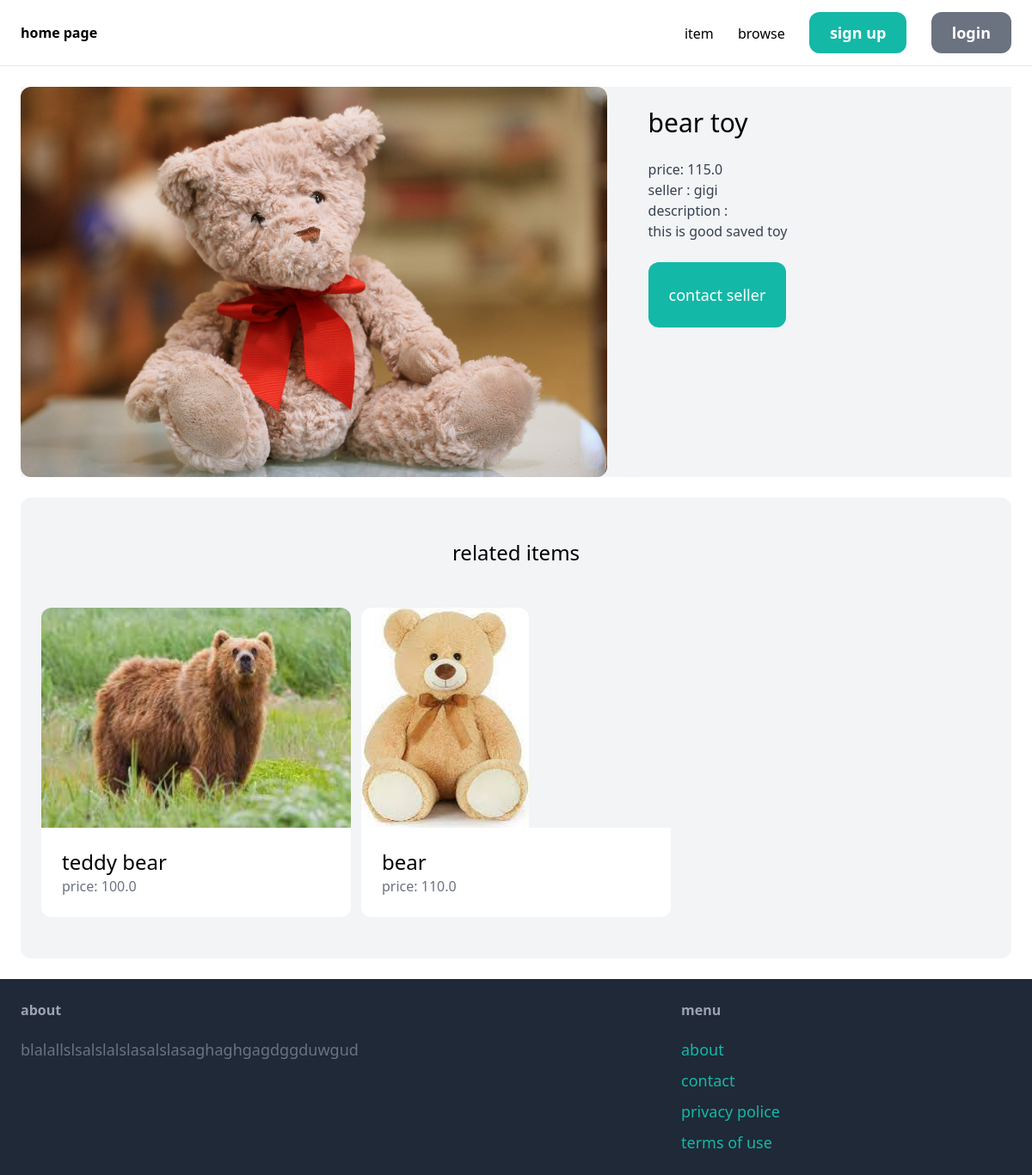
Screenshot of /item/4/ with the database file from the repository.
### item/models.py (models this page shows, shortened)
class Item(models.Model):
    name = models.CharField(max_length=255)
    category = models.ForeignKey(Category, related_name='items', on_delete=models.CASCADE)
    descriotion = models.TextField(blank=True, null=True)
    price = models.FloatField()
    image = models.ImageField(upload_to='item_images', blank=True, null=True)
    is_sold = models.BooleanField(default=False)
    created_by = models.ForeignKey(User, related_name='items', on_delete=models.CASCADE)
    created_at = models.DateField(auto_now_add=True)

### item/views.py (the view)
# urls.py: path('<int:pk>/', views.detail, name='detail'),
def detail(request, pk):
    item = get_object_or_404(Item, pk=pk)
    related_items = Item.objects.filter(category=item.category, is_sold=False).exclude(pk=pk)[0:3]
    return render(request, 'detail.html' , {
        'item' : item ,
        'related_items' :related_items
    })

### templates/detail.html (shortened to what this page needs)
{%  extends 'index.html' %}
{% block content %}
<div class="grid grid-cols-5 gap-6 bg-gray-100">
    <div class="col-span-3 ">
        <img src="{{ item.image.url }}" class="rounded-xl">
    </div>
    <div class="col-span-2 p-6 bg-gray-100 rounded-xl ">
        <h1 class="mb-6 text-3xl">{{ item.name }}</h1>
        <p class="text-gray-700">price: {{ item.price }}</p>
        <p class="text-gray-700">seller : {{ item.created_by.username }}</p>
        {% if item.descriotion %}
        <p class="text-gray-700">description :<br>{{ item.descriotion }}</p>
        {% endif %}
        <a href="#" class="inline-block mt-6 px-6 py-6 text-lg  text-lg bg-teal-500 text-white rounded-xl hover:bg-teal-700">contact seller</a>
    </div>
</div>
<div class="mt-6 px-6 py-12 bg-gray-100 rounded-xl">
    <h2 class="mb-12 text-center text-2xl"> related items </h2>
    <div class="grid grid-cols-3 gap-3">
       {% for item in related_items %}
       <div>
          <a href="{% url 'item:detail' item.id %}">
             <div>
                <img src="{{ item.image.url }}" class="rounded-t-xl h-64  ">
             </div>
             <div class="p-6 bg-white  rounded-b-xl">
                <h2 class="text-2xl">{{ item.name }}</h2>
                <p class="text-gray-500">price: {{ item.price }}</p>
             </div>
          </a>
       </div>
       {% endfor %}
    </div>
 </div>
{% endblock %}

### rows the page displays
Item: image (picture), name "bear toy", price "115.0", created_by.username "gigi", descriotion "this is good saved toy"
Item: image (picture), name "teddy bear", price "100.0"
Item: image (picture), name "bear", price "110.0"
